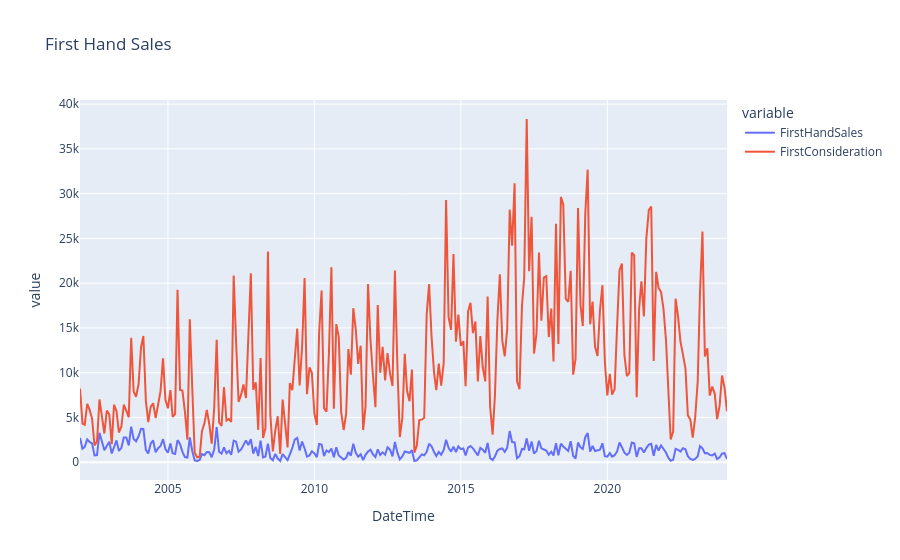

Notebook cell for this chart:
### Code cell
fig = px.line(data, x=data.index, y=["FirstHandSales","FirstConsideration"], title='First Hand Sales')
fig.show()

### Figure 1 — Plotly figure (JSON) as saved in the notebook; plotly's stock layout.template omitted (floating-point values rounded to 4 significant figures; data arrays with more than 128 entries replaced by an {"elided": "..."} marker saying what was removed)
{"data": [{"hovertemplate": "variable=FirstHandSales<br>DateTime=%{x}<br>value=%{y}<extra></extra>", "legendgroup": "FirstHandSales", "line": {"color": "#636efa", "dash": "solid"}, "marker": {"symbol": "circle"}, "mode": "lines", "name": "FirstHandSales", "orientation": "v", "showlegend": true, "type": "scatter", "x": {"elided": "266 str values"}, "xaxis": "x", "y": {"elided": "266 int values"}, "yaxis": "y"}, {"hovertemplate": "variable=FirstConsideration<br>DateTime=%{x}<br>value=%{y}<extra></extra>", "legendgroup": "FirstConsideration", "line": {"color": "#EF553B", "dash": "solid"}, "marker": {"symbol": "circle"}, "mode": "lines", "name": "FirstConsideration", "orientation": "v", "showlegend": true, "type": "scatter", "x": {"elided": "266 str values"}, "xaxis": "x", "y": {"elided": "266 int values"}, "yaxis": "y"}], "layout": {"legend": {"title": {"text": "variable"}, "tracegroupgap": 0}, "title": {"text": "First Hand Sales"}, "xaxis": {"anchor": "y", "domain": [0, 1], "title": {"text": "DateTime"}}, "yaxis": {"anchor": "x", "domain": [0, 1], "title": {"text": "value"}}}}
